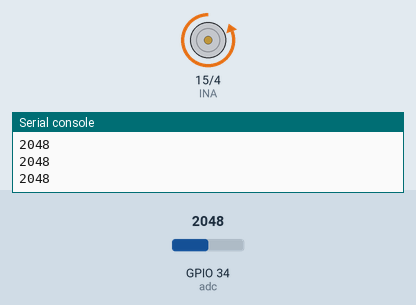
Recording of a program running on a simulated ESP32 board running MicroPython. Parts: motor-driver pin pairs drawn as motors (green arrow = first pin HIGH = forward, orange = second pin HIGH = backward, longer = more drive), the last lines printed to the serial console. The test bench sets the inputs (shaded band); at power-on: GPIO 34 (adc) = 2048 (analog values on the 0–4095 scale).

Above: at 1.2 s.
1.3 s: GPIO 34 (adc) set to 2955
2.8 s: GPIO 34 (adc) set to 3029
At 3.3 s:
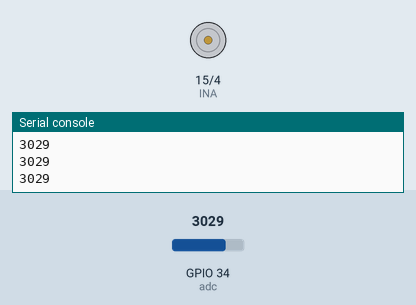
4.3 s: GPIO 34 (adc) set to 2960
At 4.6 s:
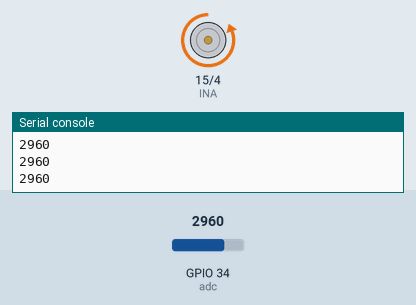
5.8 s: GPIO 34 (adc) set to 3040
At 7.0 s:
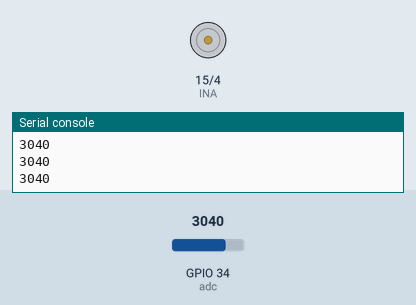
Timing chart, 0 to 8.3 s (numbered marks = the images above; inputs shaded):
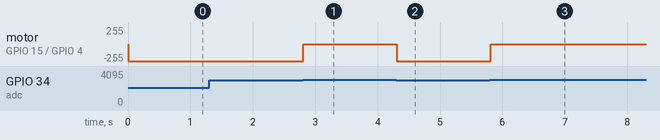

The program:

lesson_48_Fire_fighting_robot.py
```python
# Import Pin and ADCmodules.
from machine import ADC,Pin
import time

# Turn on and configure the ADC with the range of 0-3.3V
adc=ADC(Pin(34))
adc.atten(ADC.ATTN_11DB)
adc.width(ADC.WIDTH_12BIT)

#Two pins of the moto
INA = Pin(15, Pin.OUT) #INA corresponds to IN+
INB = Pin(4, Pin.OUT) #INB corresponds to IN-

while True:
    adcVal=adc.read()
    print(adcVal)
    if adcVal < 3000:
        #open
        INA.value(0)
        INB.value(1)
    else:
        #stop
        INA.value(0)
        INB.value(0)
    time.sleep(0.1)
```

Measured:
- the behaviour switches between 2999 and 3000 on GPIO 34 (adc) (found by bisection; images 0 and 1)
- after the input at 2.8 s, motor on GPIO 15 (INA) / GPIO 4 (INB): backward 255/255 → stopped at once
- after the input at 4.3 s, motor on GPIO 15 (INA) / GPIO 4 (INB): stopped → backward 255/255 at once
- after the input at 5.8 s, motor on GPIO 15 (INA) / GPIO 4 (INB): backward 255/255 → stopped at once
